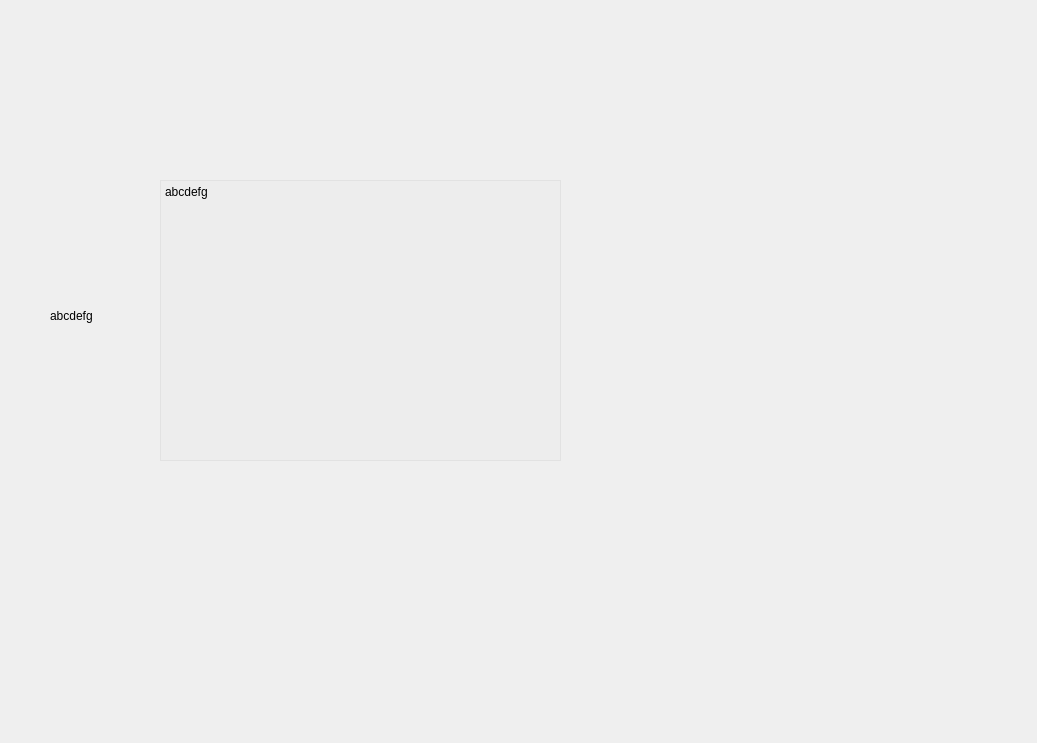
<?xml version="1.0" encoding="UTF-8"?>
<ui version="4.0">
 <class>TestWindow</class>
 <widget class="QMainWindow" name="TestWindow">
  <property name="geometry">
   <rect>
    <x>0</x>
    <y>0</y>
    <width>1037</width>
    <height>743</height>
   </rect>
  </property>
  <property name="windowTitle">
   <string>MainWindow</string>
  </property>
  <widget class="QWidget" name="centralwidget">
   <widget class="QLabel" name="label">
    <property name="geometry">
     <rect>
      <x>50</x>
      <y>50</y>
      <width>731</width>
      <height>531</height>
     </rect>
    </property>
    <property name="styleSheet">
     <string notr="true">background-image: url(:/background/images/background1.png);
border-radius: 20px;</string>
    </property>
    <property name="text">
     <string>abcdefg</string>
    </property>
   </widget>
   <widget class="QPlainTextEdit" name="plainTextEdit">
    <property name="geometry">
     <rect>
      <x>160</x>
      <y>180</y>
      <width>401</width>
      <height>281</height>
     </rect>
    </property>
    <property name="styleSheet">
     <string notr="true">background-color: rgba(229, 229, 229, 50);</string>
    </property>
    <property name="plainText">
     <string>abcdefg</string>
    </property>
   </widget>
  </widget>
 </widget>
 <resources>
  <include location="main_window_resource.qrc"/>
 </resources>
 <connections/>
</ui>
